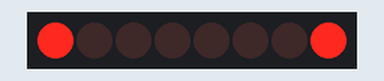
Simulated run of this sketch. Board: Arduino Uno, built with avr-gcc and run on an emulated ATmega328P. Parts: 8 shift-register outputs drawn as a row of LEDs (first output left, lit = HIGH). Wiring (inferred from the names in the program): shift register (74HC595): data pin 11; shift clock pin 12; latch pin 8. Wiring (inferred from the signals the program sends): row of LEDs: on Q0, Q1, Q2, Q3, Q4, Q5, Q6, Q7.

Above: at 0.2 s.
At 1.2 s:
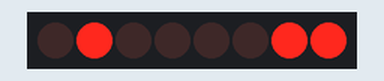
At 1.7 s:
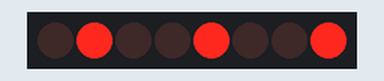
At 2.7 s:
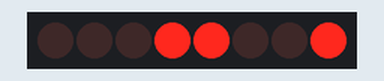
At 4.2 s:
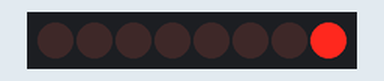
At 5.7 s:
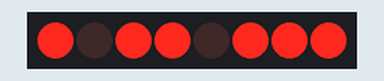
Timing chart, 0 to 6.5 s (numbered marks = the images above):
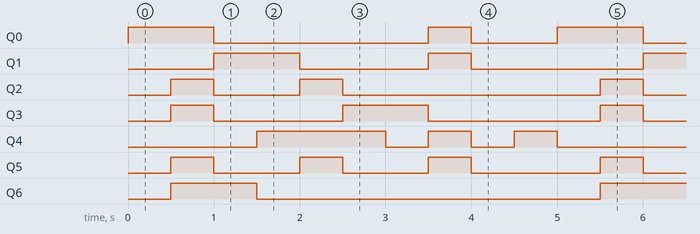

The sketch:

OneDigitLed_ShiftRegister.ino
```cpp
//Pin connected to ST_CP of 74HC595
int latchPin = 8;
//Pin connected to SH_CP of 74HC595
int clockPin = 12;
////Pin connected to DS of 74HC595
int dataPin = 11;

void setup()
{
   //set pins to output so you can control the shift register
  pinMode(latchPin, OUTPUT);
  pinMode(clockPin, OUTPUT);
  pinMode(dataPin, OUTPUT);
  Serial.begin(9600);

}

void loop() {
  //if (Serial.available() > 0) {
      // read the incoming byte:
      //String incomingByte = Serial.readString();
      for(int num=0 ; num <=9 ; num++)
      {
          // take the latchPin low so
          // the LEDs don't change while you're sending in bits:
          digitalWrite(latchPin, LOW);
          // shift out the bits:
          //shiftOut(dataPin, clockPin, MSBFIRST, EncodeNumber(incomingByte.toInt()));
          shiftOut(dataPin, clockPin, MSBFIRST, EncodeNumber(num));
          //take the latch pin high so the LEDs will light up:
          digitalWrite(latchPin, HIGH);
          // pause before next value:
          delay(500);

          // say what you got:
          //Serial.print("I received: ");
          //Serial.print(String(incomingByte));
      }
        //}
  }

  int EncodeNumber(int _code)
  {
    switch (_code) {
      case 0:
        return 126;
      case 1:
        return 18;
     case 2:
        return 61;
     case 3:
        return 109;
      case 4:
        return 75;
      case 5:
        return 103;
      case 6:
        return 119;
      case 7:
        return 76;
      case 8:
        return 127;
      case 9:
        return 111;
      default:
        return 0;
    }
  }
```

Measured:
- by itself, Q0: repeats every 5.0 s: LOW 2.5 s, HIGH 0.50 s, LOW 1.0 s, HIGH 1.0 s
- by itself, Q1: repeats every 5.0 s: LOW 1.5 s, HIGH 0.50 s, LOW 2.0 s, HIGH 1.0 s
- by itself, Q2: repeats every 5.0 s: LOW 1.0 s, HIGH 0.50 s, LOW 3.0 s, HIGH 0.50 s
- by itself, Q3: repeats every 5.0 s: LOW 1.5 s, HIGH 1.0 s, LOW 2.0 s, HIGH 0.50 s
- by itself, Q4: repeats every 5.0 s: 2 × (LOW 0.50 s, HIGH 0.50 s), LOW 1.5 s, HIGH 1.5 s
- by itself, Q5: repeats every 5.0 s: 2 × (LOW 1.0 s, HIGH 0.50 s), LOW 1.5 s, HIGH 0.50 s
- by itself, Q6: alternates HIGH for 1.0 s and LOW for 4.0 s
